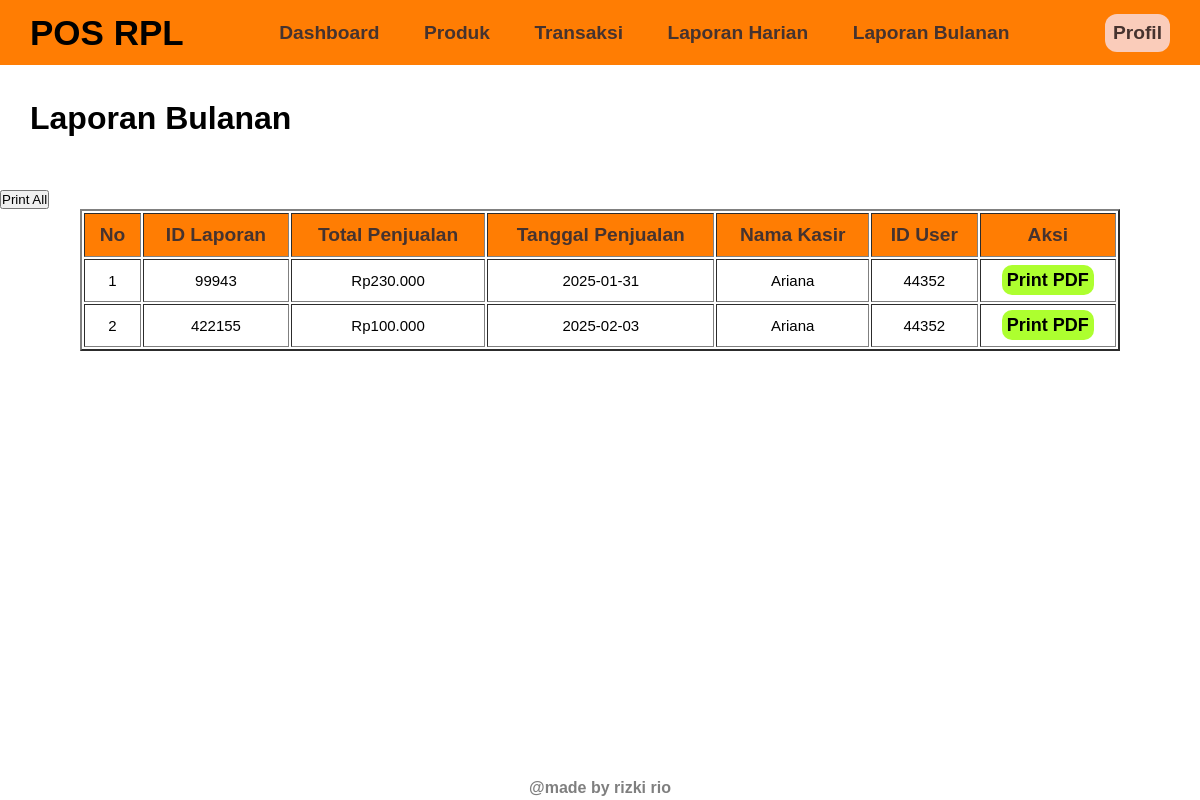
/public/pages/laporan_bulanan.php, run on the app's committed database.
### tables this page shows
CREATE TABLE `laporan_bulanan` (
  `id_laporan_bulanan` int(50) NOT NULL,
  `total_penjualan` decimal(10,2) NOT NULL,
  `tanggal_penjualan` date NOT NULL,
  `nama_kasir` varchar(255) NOT NULL,
  `id_user` int(50) NOT NULL
);

### public/pages/laporan_bulanan.php (the view, shortened to what this page needs)
<?php
include'../../config.php';
include'../components/header.php';
include'../components/footer.php';
$sql="SELECT * FROM laporan_bulanan";
$result=mysqli_query($conn, $sql);
?>
<!DOCTYPE html>
<html lang="en">
<head>
    <link rel="stylesheet" href="../../src/style/style.css">
</head>
<body>
    <h1 class="body-title">Laporan Bulanan</h1>
    <br>
    <form method="post" action="printall_bulanan.php" target="_blank">
    <button type="submit" class="tbl-print">Print All</button>
</form>
    <center>
    <table border="2" cellpadding="10" class="tble-daftar">
        <thead>
            <tr>
                <td>No</td>
                <td>ID Laporan</td>
                <td>Total Penjualan</td>
                <td>Tanggal Penjualan</td>
                <td>Nama Kasir</td>
                <td>ID User</td>
                <td>Aksi</td>
            </tr>
        </thead>
        <tbody>
            <tr>
            <?php
            $no=1;
            while($row=mysqli_fetch_assoc($result)){ ?>
                <td><?= $no++?></td>
                <td><?= $row['id_laporan_bulanan']?></td>
                <td>Rp<?= number_format($row['total_penjualan'],0,",",".") ?></td>
                <td><?= $row['tanggal_penjualan']?></td>
                <td><?= $row['nama_kasir']?></td>
                <td><?= $row['id_user']?></td>
                <td>
                    <a href="print_bulanan.php?id=<?= $row['id_laporan_bulanan'];?>"  class="tbl-print" target="_blank">Print PDF</a>
                </td>
            </tr>
            <?php } ?>
        </tbody>
    </table>
    </center>
</body>
</html>

### public/components/header.php (shortened to what this page needs)
<!DOCTYPE html>
<html lang="en">
<head>
    <link rel="stylesheet" href="../../src/style/style.css">
</head>
<body>
    <nav>
        <a href="#" class="nav-side"><h1>POS RPL</h1></a>
        <div class="nav-mid">
            <a href="../pages/dashboard.php">Dashboard</a>
            <a href="../pages/produk.php">Produk</a>
            <a href="../pages/transaksi.php">Transaksi</a>
            <a href="../pages/laporan_harian.php">Laporan Harian</a>
            <a href="../pages/laporan_bulanan.php">Laporan Bulanan</a>
        </div>
        <a href="../pages/profil.php" class="nav-side btn-profil">Profil</a>
    </nav>
</body>
</html>

### public/components/footer.php (shortened to what this page needs)
<!DOCTYPE html>
<html lang="en">
<head>
    <link rel="stylesheet" href="../../src/style/style.css">
</head>
<body>
    <footer>
        <h4>@made by rizki rio</h4>
    </footer>
</body>
</html>

### src/style/style.css (style rules this page uses)
:root { --primary:rgb(70, 51, 47); --secondary:rgb(255, 125, 3); --third:rgb(250, 204, 186); --bg:#ffffff; }
* { padding: 0; margin: 0; box-sizing: border-box; font-family: Arial, Helvetica, sans-serif; text-decoration: none; }
body { background-color: var(--bg); }
nav { position:fixed; top: 0; background-color: var(--secondary); display: flex; justify-content: space-between; align-items: center; width: 100%; height: 65px; padding: 30px; }
nav h1 { font-size: 35px; font-weight: 800; cursor: default; color: black; }
nav .nav-mid a { margin-inline: 20px; color: var(--primary); font-size: 1.2rem; font-weight: 600; padding-bottom: 5px; }
nav .nav-side.btn-profil { background-color: var(--third); font-size: 1.2rem; font-weight: 600; padding: 8px; color:var(--primary); border-radius: 12px; }
footer { position: fixed; bottom: 0; width: 100%; text-align: center; margin-block: 3px; opacity: 50%; }
.body-title { margin-top: 100px; margin-left: 30px; margin-bottom: 35px; }
.tble-daftar { width: 65rem; }
.tble-daftar thead tr td { padding: 10px; font-weight: 600; font-size: 1.2rem; background-color: var(--secondary); color: var(--primary); }
.tble-daftar thead,tbody tr td { text-align: center; padding: 10px; font-size: 15px; }
.tble-daftar .tbl-print { background-color: greenyellow; color: black; padding: 5px; font-weight: 550; border-radius: 10px; font-size: 18px; }

### data on the page
laporan_bulanan: id_laporan_bulanan "99943", total_penjualan "230.000", tanggal_penjualan "2025-01-31", nama_kasir "Ariana", id_user "44352"
laporan_bulanan: id_laporan_bulanan "422155", total_penjualan "100.000", tanggal_penjualan "2025-02-03", nama_kasir "Ariana", id_user "44352"
